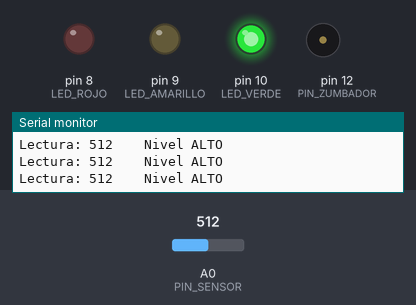
A sketch run on a simulated Arduino Uno, built with avr-gcc and run on an emulated ATmega328P. Shown: output pins drawn as LEDs (lit = HIGH), buzzer (waves = sounding), the last lines printed to the serial monitor. The test bench sets the inputs (shaded band); at power-on: A0 (PIN_SENSOR) = 512.

Above: at 1.3 s.
1.4 s: A0 (PIN_SENSOR) set to 410
2.9 s: A0 (PIN_SENSOR) set to 386
At 3.8 s:
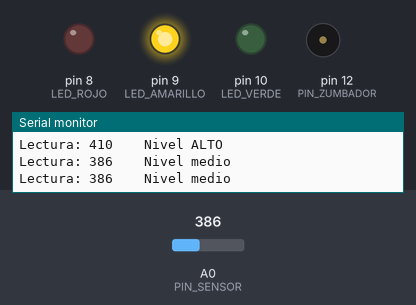
4.5 s: A0 (PIN_SENSOR) set to 156
6.0 s: A0 (PIN_SENSOR) set to 140
At 6.3 s:
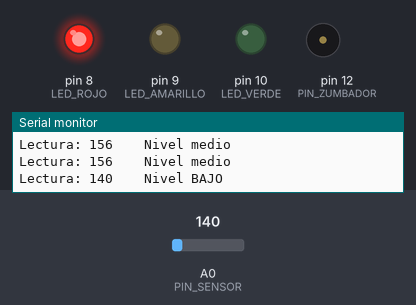
9.0 s: A0 (PIN_SENSOR) set to 306
At 9.8 s:
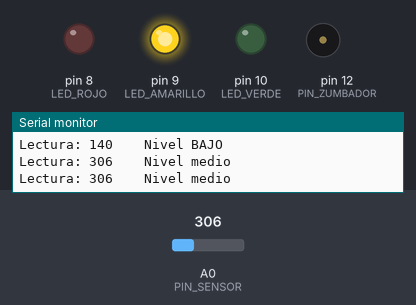
10.5 s: A0 (PIN_SENSOR) set to 122
At 10.81 s:
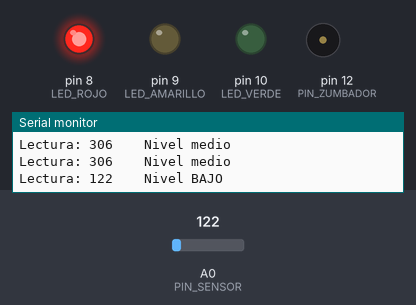
Timing chart, 0 to 14.5 s (numbered marks = the images above; inputs shaded):
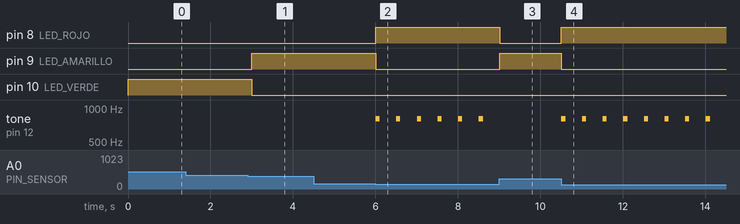

The sketch:

P25_nivel_agua.ino
```cpp
/*
  P25 · Indicador de nivel de agua (modelo de tinaco o cisterna)     Sesión 13
  ------------------------------------------------------------------
  Qué hace: mide el nivel de agua en un vaso o botella y lo indica con tres LED.
  Si el nivel está muy bajo, además suena un pitido de aviso.
     LED rojo     = nivel bajo (hay que llenar)
     LED amarillo = nivel medio
     LED verde    = nivel alto (lleno)

  Conexiones:
    Sensor de nivel de agua   + -> 5 V ; - -> GND ; S (señal) -> A0
    LED rojo      pin 8  -> resistencia 220 ohm -> LED (+) ; pata corta -> GND
    LED amarillo  pin 9  -> resistencia 220 ohm -> LED (+) ; pata corta -> GND
    LED verde     pin 10 -> resistencia 220 ohm -> LED (+) ; pata corta -> GND
    Zumbador PASIVO   una pata -> resistencia 220 ohm -> pin 12 ; otra pata -> GND   (tone() necesita el pasivo; la resistencia, como en la Sesión 4)

  CALIBRACIÓN: pon el sensor en el vaso con poca, media y mucha agua y anota las lecturas
  en el Monitor Serie. Ajusta NIVEL_BAJO y NIVEL_ALTO con tus números. Los valores que
  dejé son solo un punto de partida.

  Cuidado: moja solo la parte con las pistas (las líneas metálicas). La placa electrónica
  y los cables deben quedar secos. Y todo lejos del Arduino. Agua y electricidad solo
  con los 5 V del kit; nunca conectes nada a la corriente de la casa.

  Ideas clave:
    - Varios niveles con if / else if / else.
    - El mismo principio se usa en un tinaco real, que activa una bomba o una alarma.

  Retos:  - Haz que el zumbador también avise cuando el nivel sea muy alto (se derrama).
          - Agrega un motor (como en P17) que simule la bomba: se enciende con nivel bajo
            y se apaga cuando está lleno (usa histéresis como en la sesión 12).
*/

const int PIN_SENSOR = A0;
const int LED_ROJO = 8;
const int LED_AMARILLO = 9;
const int LED_VERDE = 10;
const int PIN_ZUMBADOR = 12;

const int NIVEL_BAJO = 150;           // menos de esto = bajo   (AJUSTA con tu medición)
const int NIVEL_ALTO = 400;           // más de esto = alto     (AJUSTA con tu medición)

void setup() {
  pinMode(LED_ROJO, OUTPUT);
  pinMode(LED_AMARILLO, OUTPUT);
  pinMode(LED_VERDE, OUTPUT);
  pinMode(PIN_ZUMBADOR, OUTPUT);
  Serial.begin(9600);
}

void loop() {
  int nivel = analogRead(PIN_SENSOR);

  digitalWrite(LED_ROJO, LOW);
  digitalWrite(LED_AMARILLO, LOW);
  digitalWrite(LED_VERDE, LOW);

  Serial.print("Lectura: ");
  Serial.print(nivel);
  Serial.print("    ");

  if (nivel < NIVEL_BAJO) {
    digitalWrite(LED_ROJO, HIGH);
    tone(PIN_ZUMBADOR, 800, 100);
    Serial.println("Nivel BAJO");
  } else if (nivel < NIVEL_ALTO) {
    digitalWrite(LED_AMARILLO, HIGH);
    noTone(PIN_ZUMBADOR);
    Serial.println("Nivel medio");
  } else {
    digitalWrite(LED_VERDE, HIGH);
    noTone(PIN_ZUMBADOR);
    Serial.println("Nivel ALTO");
  }
  delay(500);
}
```

Measured:
- the behaviour switches between 400 and 399 on A0 (PIN_SENSOR) (found by bisection; images 0 and 1)
- the behaviour switches between 150 and 149 on A0 (PIN_SENSOR) (found by bisection; images 1 and 2)
- after the input at 2.9 s, pin 9 (LED_AMARILLO): LOW → HIGH after 0.10 s; pin 10 (LED_VERDE): HIGH → LOW after 0.10 s
- after the input at 6.0 s, pin 8 (LED_ROJO): LOW → HIGH at once; pin 9 (LED_AMARILLO): HIGH → LOW at once; tone on pin 12 (PIN_ZUMBADOR): alternates 800 Hz for 0.10 s and silent for 0.40 s, starting at once
- after the input at 9.0 s, pin 8 (LED_ROJO): HIGH → LOW at once; pin 9 (LED_AMARILLO): LOW → HIGH at once; tone on pin 12 (PIN_ZUMBADOR): stops changing and stays silent
- after the input at 10.5 s, pin 8 (LED_ROJO): LOW → HIGH at once; pin 9 (LED_AMARILLO): HIGH → LOW at once; tone on pin 12 (PIN_ZUMBADOR): alternates 800 Hz for 0.10 s and silent for 0.40 s, starting at once
